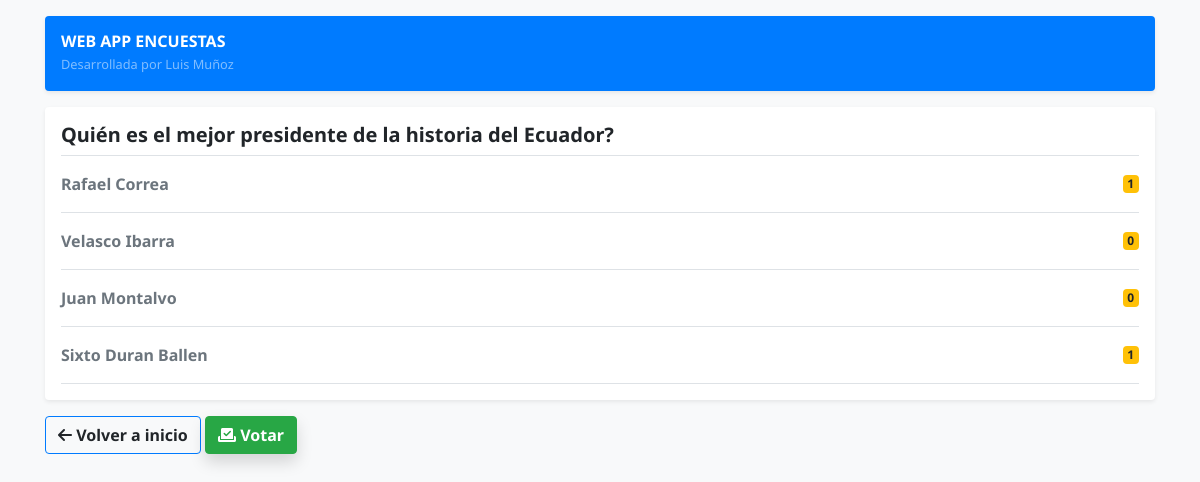
The app's page /2/results/ with its own data.
### polls/models.py (models this page shows, shortened)
class Question(models.Model):
    question_text = models.CharField(max_length=200)
    pub_date = models.DateTimeField('date published')
    def __str__(self):
        return self.question_text

class Choice(models.Model):
    question = models.ForeignKey(Question, on_delete=models.CASCADE)
    choice_text = models.CharField(max_length=200)
    votes = models.IntegerField(default=0)

### polls/views.py (the view)
# urls.py: path('<int:pk>/results/', views.ResultsPageView.as_view(), name='results'),
class ResultsPageView(generic.DetailView):
    model = Question
    template_name = 'polls/results.html'
    context_object_name = 'question'
    def get_queryset(self):
        queryset = Question.objects.filter(pub_date__lte=timezone.now())
        queryset = queryset.exclude(choice=None)
        return queryset

### templates/polls/results.html (shortened to what this page needs)
{% extends 'base.html' %}
{% block content %}
    <div class="my-3 p-3 bg-white rounded shadow-sm">
        <h5 class="border-bottom border-gray pb-2 mb-0 font-weight-bolder">{{ question }}</h5>
            {% for choice in question.choice_set.all %}
                <div class="media text-muted pt-3">
                    <div class="media-body pb-3 mb-0 lh-125 border-bottom border-gray">
                        <div class="d-flex justify-content-between align-items-center w-100">
                            <strong class="text-gray-dark">{{ choice.choice_text }}</strong>
                            <span class="badge badge-warning text-wrap font-weight-bolder">{{ choice.votes }}</span>
                        </div>
                    </div>
                </div>
            {% endfor %}
    </div>
    <div class="text-center text-md-left">
        <a href="{% url 'polls:index' %}" class="btn btn-primary-soft border-primary font-weight-bold">
            <i class="fas fa-arrow-left"></i>
            Volver a inicio
        </a>
        <a href="{% url 'polls:details' question.id %}" class="btn btn-success shadow lift mr-1 font-weight-bold">
            <i class="fas fa-vote-yea"></i>
            Votar
        </a>
    </div>
{% endblock %}

### polls/static/polls/style.css (style rules this page uses)
body { font-family: 'Noto Sans', sans-serif; }

### records on screen
Question: question_text "Quién es el mejor presidente de la historia del Ecuador?"
Choice: choice_text "Rafael Correa", votes "1"
Choice: choice_text "Velasco Ibarra", votes "0"
Choice: choice_text "Juan Montalvo", votes "0"
Choice: choice_text "Sixto Duran Ballen", votes "1"
